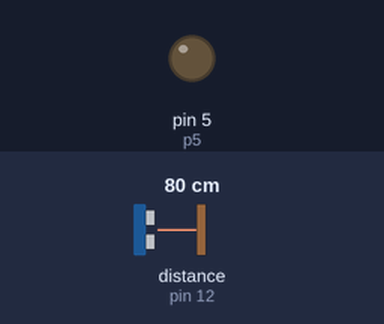
A program run on a simulated MicroPython board. Parts: output pins drawn as LEDs (lit = HIGH). The inputs (shaded band) are chosen by the test bench; at power-on: distance to the obstacle (sensor on pin 12) 80 cm. The echo pulse lasts 58.3 µs per cm; pins used as bus, display or sensor lines are not drawn.

Above: at 1.2 s.
1.3 s: distance to the obstacle (sensor on pin 12) set to 55 cm
2.8 s: distance to the obstacle (sensor on pin 12) set to 48 cm
At 3.4 s:
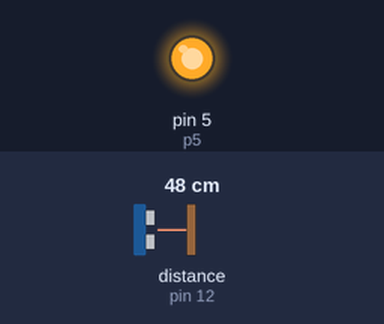
4.5 s: distance to the obstacle (sensor on pin 12) set to 250 cm
At 5.0 s:
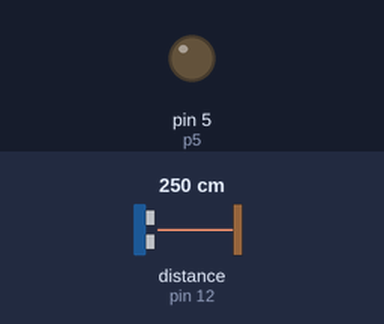
6.0 s: distance to the obstacle (sensor on pin 12) set to 2 cm
At 6.8 s:
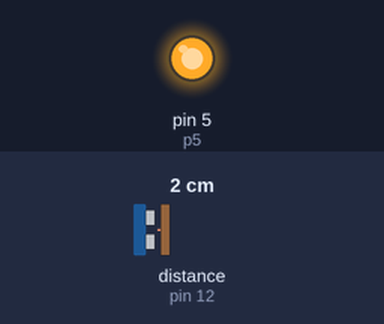
Timing chart, 0 to 8.5 s (numbered marks = the images above; inputs shaded):
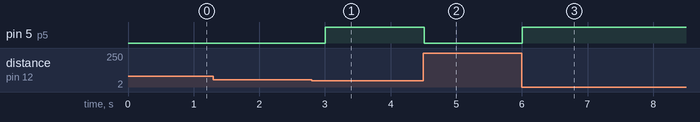

The program:

main____.py
```python
import machine
from machine import Timer
from machine import Pin
import time

Trig = Pin(13,Pin.OUT)
Echo = Pin(12,Pin.IN)
p5 = Pin(5,Pin.OUT)
p5.value(0)
num=0
flag=0
run=1
def start(t):
        global flag
        global num
        if(flag==0):
                num=0
        else:
                num=num+1

def stop(t):
        global run
        if(run==0):
                run=1
start1 = Timer(-1)
start1.init(freq=10000,mode=Timer.PERIODIC,callback=start)
stop1 = Timer(0)
stop1.init(freq=2,mode=Timer.PERIODIC,callback=stop)
while True:
        if(run==1):
                Trig.value(1)
                time.sleep_us(100)
                Trig.value(0)
                while(Echo.value()==0):
                        Trig.value(1)
                        time.sleep_us(100)
                        Trig.value(0)
                        flag=0
                if(Echo.value()==1):
                        flag=1
                        while(Echo.value()==1):
                                flag=1
                if(num!=0):
                        distance=num/10000*34000/2
                        if distance < 50:
                                p5.value(1)
                        if distance >= 50:
                                p5.value(0)
                flag=0
                run=0
```

Measured:
- the behaviour switches between 53 and 52 cm on distance to the obstacle (sensor on pin 12) (found by bisection; images 0 and 1)
- after the input at 1.3 s, every drawn part: stays the same
- after the input at 2.8 s, pin 5 (p5): LOW → HIGH after 0.20 s
- after the input at 4.5 s, pin 5 (p5): HIGH → LOW at once
- after the input at 6.0 s, pin 5 (p5): LOW → HIGH at once
